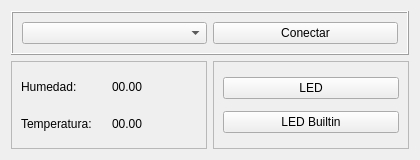
<?xml version="1.0" encoding="UTF-8"?>
<ui version="4.0">
 <class>Form</class>
 <widget class="QWidget" name="Form">
  <property name="geometry">
   <rect>
    <x>0</x>
    <y>0</y>
    <width>420</width>
    <height>160</height>
   </rect>
  </property>
  <property name="windowTitle">
   <string>Arduino Communicator</string>
  </property>
  <layout class="QVBoxLayout" name="verticalLayout">
   <item>
    <widget class="QFrame" name="frame">
     <property name="sizePolicy">
      <sizepolicy hsizetype="Minimum" vsizetype="Maximum">
       <horstretch>0</horstretch>
       <verstretch>0</verstretch>
      </sizepolicy>
     </property>
     <property name="frameShape">
      <enum>QFrame::Box</enum>
     </property>
     <property name="frameShadow">
      <enum>QFrame::Raised</enum>
     </property>
     <layout class="QHBoxLayout" name="horizontalLayout_2">
      <item>
       <widget class="QComboBox" name="cB_ports"/>
      </item>
      <item>
       <widget class="QPushButton" name="pB_connect">
        <property name="text">
         <string>Conectar</string>
        </property>
       </widget>
      </item>
     </layout>
    </widget>
   </item>
   <item>
    <layout class="QHBoxLayout" name="horizontalLayout">
     <property name="spacing">
      <number>6</number>
     </property>
     <item>
      <widget class="QFrame" name="frame_2">
       <property name="sizePolicy">
        <sizepolicy hsizetype="Preferred" vsizetype="Preferred">
         <horstretch>0</horstretch>
         <verstretch>0</verstretch>
        </sizepolicy>
       </property>
       <property name="frameShape">
        <enum>QFrame::StyledPanel</enum>
       </property>
       <property name="frameShadow">
        <enum>QFrame::Raised</enum>
       </property>
       <layout class="QGridLayout" name="gridLayout">
        <item row="0" column="0">
         <widget class="QLabel" name="label_h">
          <property name="text">
           <string>Humedad:</string>
          </property>
         </widget>
        </item>
        <item row="1" column="0">
         <widget class="QLabel" name="label_t">
          <property name="text">
           <string>Temperatura:</string>
          </property>
         </widget>
        </item>
        <item row="0" column="1">
         <widget class="QLabel" name="var_h">
          <property name="text">
           <string>00.00</string>
          </property>
         </widget>
        </item>
        <item row="1" column="1">
         <widget class="QLabel" name="var_t">
          <property name="text">
           <string>00.00</string>
          </property>
         </widget>
        </item>
       </layout>
      </widget>
     </item>
     <item>
      <widget class="QFrame" name="frame_3">
       <property name="sizePolicy">
        <sizepolicy hsizetype="Preferred" vsizetype="Preferred">
         <horstretch>0</horstretch>
         <verstretch>0</verstretch>
        </sizepolicy>
       </property>
       <property name="frameShape">
        <enum>QFrame::StyledPanel</enum>
       </property>
       <property name="frameShadow">
        <enum>QFrame::Raised</enum>
       </property>
       <layout class="QVBoxLayout" name="verticalLayout_2">
        <item>
         <widget class="QPushButton" name="pB_LED">
          <property name="maximumSize">
           <size>
            <width>16777215</width>
            <height>16777215</height>
           </size>
          </property>
          <property name="text">
           <string>LED</string>
          </property>
         </widget>
        </item>
        <item>
         <widget class="QPushButton" name="pB_LED_Builtin">
          <property name="maximumSize">
           <size>
            <width>16777215</width>
            <height>16777215</height>
           </size>
          </property>
          <property name="text">
           <string>LED Builtin</string>
          </property>
         </widget>
        </item>
       </layout>
      </widget>
     </item>
    </layout>
   </item>
  </layout>
 </widget>
 <resources/>
 <connections/>
</ui>
